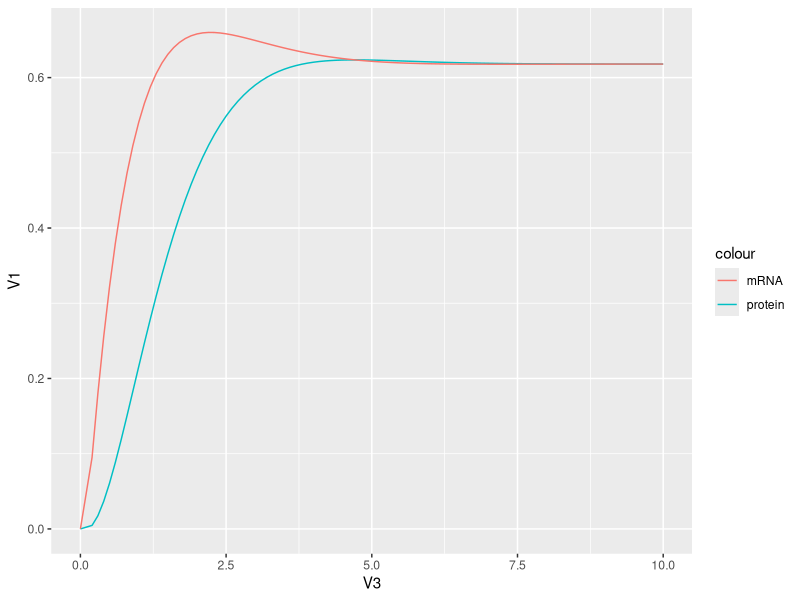

Source code (R):
library(ggplot2)

Ec_p <- function(R, P){
	inc=(alpha*R-beta*P)
	return(inc)
}

Ec_r <- function(R, P){
	inc=(1/(1+P)-R)
	return(inc)
}

p0=0
r0=0
beta=1
alpha=1
time_increment=0.1
p_r_matrix=matrix(0, nrow=100, ncol=3)

p_r_matrix[1,1]=p0
p_r_matrix[1,2]=r0
p_r_matrix[1,3]=0
x=2

for(time in seq(time_increment*2, 10, by=time_increment)){
	p0=p_r_matrix[x-1,1]
	r0=p_r_matrix[x-1,2]

	k1_r=time_increment*Ec_r(R=r0, P=p0)
	k1_p=time_increment*Ec_p(R=r0, P=p0)

	k2_r=time_increment*Ec_r(R=r0+k1_r/2, P=p0+k1_p/2)
	k2_p=time_increment*Ec_p(R=r0+k1_r/2, P=p0+k1_p/2)
	
	k3_r=time_increment*Ec_r(R=r0+k2_r/2, P=p0+k2_p/2)
	k3_p=time_increment*Ec_p(R=r0+k2_r/2, P=p0+k2_p/2)

	k4_r=time_increment*Ec_r(R=r0+k3_r, P=p0+k3_p)
	k4_p=time_increment*Ec_p(R=r0+k3_r, P=p0+k3_p)

	pn=p0+(k1_p+2*k2_p+2*k3_p+k4_p)/6
	rn=r0+(k1_r+2*k2_r+2*k3_r+k4_r)/6

	p_r_matrix[x,1]=pn
	p_r_matrix[x,2]=rn
	p_r_matrix[x,3]=time
	x=x+1
}
print(p_r_matrix[100,1:3])

p_r_data=as.data.frame (p_r_matrix)
p_r_plot=ggplot(p_r_data)+
geom_line(aes(x=V3, y=V1, color='protein'))+
geom_line(aes(x=V3, y=V2, color='mRNA'))
head(p_r_data)
p_r_plot
